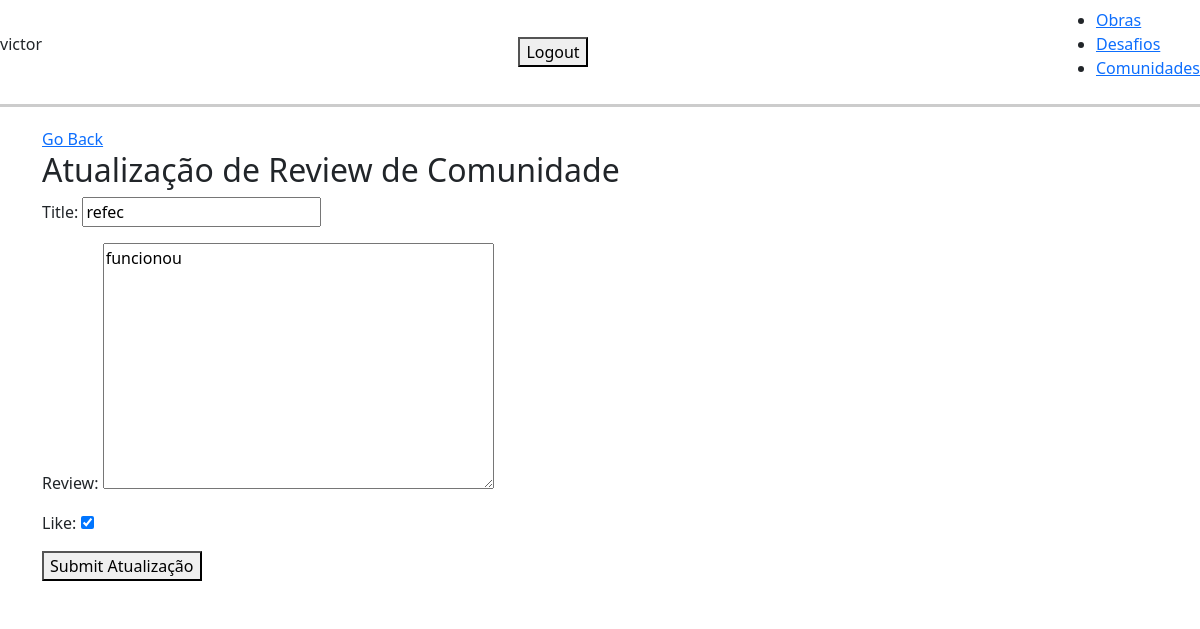
/user/community/review/update/8/ (signed in), run on the app's committed database.
### base/models.py (models this page shows, shortened)
class CommunityReview(models.Model):
    community = models.ForeignKey(Community, related_name='community_reviews', on_delete=models.CASCADE)
    user = models.ForeignKey(User, on_delete=models.CASCADE)
    title = models.CharField(max_length=200, null=True, blank=True)
    review = models.TextField(null=True, blank=True)
    like = models.BooleanField(default=True)

### base/views/community_review_views.py (the view, shortened to what this page needs)
class CommunityReviewUpdate(LoginRequiredMixin, UpdateView):
    model = CommunityReview
    fields = ['title', 'review', 'like']
    context_object_name = 'review'
    template_name = 'base/community_review_front/community_review_update.html'

### base/templates/base/community_review_front/community_review_update.html (shortened to what this page needs)
{% extends 'base/main_form.html' %}
{% block content %}
<a href="{% url 'community' pk=review.community.pk %}">Go Back</a>
    <h2>Atualização de Review de Comunidade</h2>
    <form method="post">
        {{ form.as_p }}
        <button type="submit">Submit Atualização</button>
    </form>
{% endblock %}

### base/templates/base/navbar.html (shortened to what this page needs)
    {% if request.user.is_authenticated%}
    <p>{{request.user}}</p>
    <form action="{% url 'logout' %}" method="post">
        <button type="submit">Logout</button>
    </form>
    {% else %}
    <a href="{% url 'login' %}">Login</a>
    {% endif %}
    <ul>
        <li><a href="{% url 'works' %}">Obras</a></li>
        <li><a href="{% url 'challenges' %}">Desafios</a></li>
        <li><a href="{% url 'communities' %}">Comunidades</a></li>
    </ul>

### base/templates/base/main_form.html (style rules this page uses)
body { background-color: #4B0082 ; color: #ffffff; margin: 0; padding: 0; }

### data on the page
CommunityReview: title "refec", review "funcionou", like "☑"

### other printed values
{{ request.user }} "victor"
